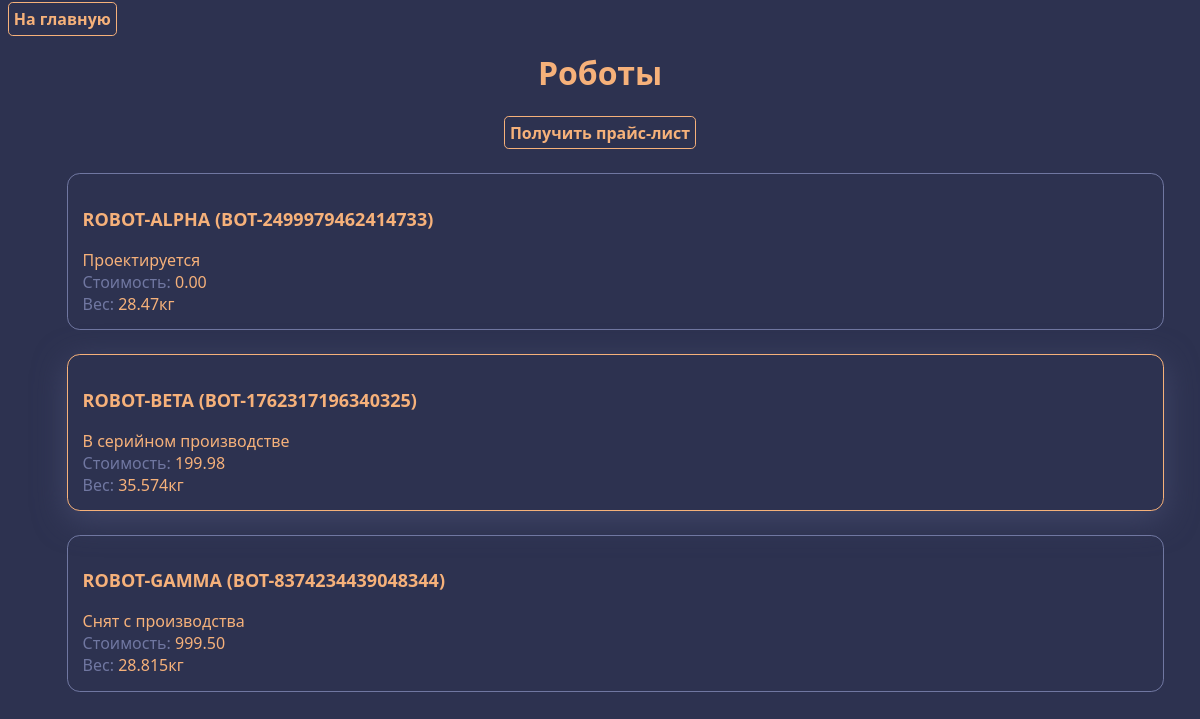
The page /bots on the database its author committed.
### dbot_app/models.py (models this page shows)
class DBot(models.Model):
    STATE_CHOICES = [
        ('DS', 'Проектируется'),
        ('MN', 'В серийном производстве'),
        ('DC', 'Снят с производства'),
    ]
    id = models.UUIDField(primary_key=True, default=uuid.uuid4, editable=False)
    name = models.CharField(max_length=512, default="")
    vendor_code = models.CharField(max_length=20, unique=True)
    state = models.CharField(max_length=2, choices=STATE_CHOICES, default='DS')
    parts = models.ManyToManyField(to=DBotPart, related_name='bots')
    price = models.DecimalField(decimal_places=2, validators=[MinValueValidator(0.0)], default=0.0, max_digits=10)
    def weight_kg(self) -> float:
        return sum(self.parts.values_list('weight', flat=True).all()) / 1000
    def is_sellable(self) -> bool:
        return self.state == 'MN'

### dbot_app/views.py (the view)
# urls.py: path('bots', views.bots, name='bots'),
def bots(request):
    if request.method == 'POST':
        data = request.POST
        bot = DBot.objects.get(id=data['bot-id'])
        bot.state = 'DC'
        bot.save()
        return redirect('bots')
    ctx = {
        'bots': DBot.objects.all(),
    }
    return render(request, 'bots.html', ctx)

### templates/bots.html (shortened to what this page needs)
{% extends 'base.html' %}
{% block content %}
	<a class="btn-submit" href="{% url 'home' %}">На главную</a>
    <h1>Роботы</h1>
    <div class="centered-h">
        <a class="btn-submit" href="{% url 'generate_price_list' %}">Получить прайс-лист</a>
    </div>
    <div style="width: 90%; margin: 0 auto;">
        {% for bot in bots %}
            <div class="{% if bot.is_sellable %} accented-card {% else %} plain-card {% endif %}" style="width: 100%; margin: 1.5rem 0">
                <h3>{{ bot.name }} ({{ bot.vendor_code }})</h3>
                <div>
                    <span class="accent">{{ bot.get_state_display }}</span>
                </div>
                <div>
                    Стоимость:
                    <span class="accent">{{ bot.price }}</span>
                </div>
                <div>
                    Вес:
                    <span class="accent">{{ bot.weight_kg }}кг</span>
                </div>
            </div>
        {% endfor %}
    </div>
{% endblock %}

### static/css/styles.css (style rules this page uses)
body { background-color: #2D3250; font-family: "Montserrat", system-ui, sans-serif; color: #7077A1; font-size: medium; }
.plain-card { border: #7077A1 solid .1rem; border-radius: .8rem; padding: .9rem; width: fit-content; }
h1 { color: #F6B17A; width: 100%; text-align: center; font-size: xx-large; }
h3 { font-weight: bolder; font-size: large; color: #F6B17A; }
.accented-card { border: #F6B17A solid .1rem; border-radius: .8rem; padding: .9rem; width: fit-content; box-shadow: #424769 0 .5rem 2rem; }
.accent { color: #F6B17A; }
.centered-h { display: flex; justify-content: center; width: 100%; }
.btn-submit { border: #F6B17A solid .1rem; border-radius: .3rem; padding: .3rem; color: #F6B17A; background: none; font-weight: bold; font-family: "Montserrat", system-ui, sans-serif; font-size: medium; transition: all .2s ease-out; text-decoration: none; cursor: pointer; }

### rows shown on the page
DBot: name "ROBOT-ALPHA", vendor_code "BOT-2499979462414733", state "Проектируется", price "0.00", weight_kg "28.47"
DBot: name "ROBOT-BETA", vendor_code "BOT-1762317196340325", state "В серийном производстве", price "199.98", weight_kg "35.574"
DBot: name "ROBOT-GAMMA", vendor_code "BOT-8374234439048344", state "Снят с производства", price "999.50", weight_kg "28.815"
